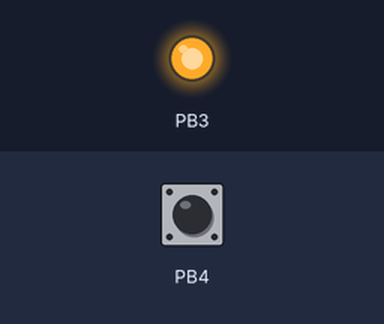
Recording of a program running on a simulated ATtiny85, built with avr-gcc and emulated at 1 MHz. Parts: output pins drawn as LEDs (lit = HIGH). Dashed ring = blinking. Inputs (shaded band) come from the test bench; at power-on: PB4 HIGH.

Above: at 1.2 s.
1.3 s: PB4 pulsed LOW 5 times (0.12 s each, 0.3 s apart)
At 2.49 s:
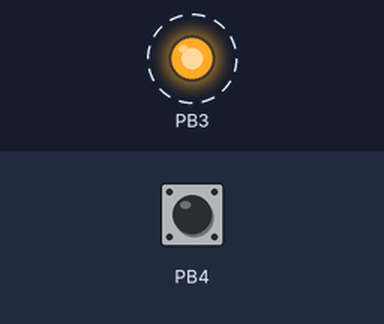
At 4.1 s:
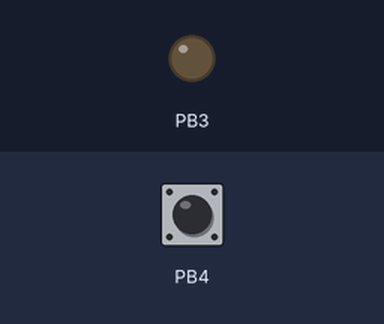
Timing chart, 0 to 5.6 s (numbered marks = the images above; inputs shaded):
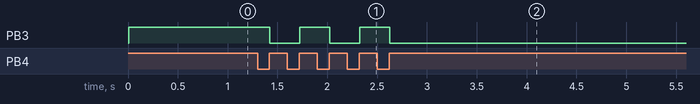

Measured:
- after the input at 1.3 s, PB3: alternates HIGH for 0.30 s and LOW for 0.30 s, 5 changes in all, then stays LOW, starting after 0.13 s

The program:

main.cpp
```cpp
/*
 * Michelsen_Assignment2-1.5.cpp
 *
 * Created: 9/10/2018 1:44:09 PM
 * Author : Brandon Michelsen
 */
#define F_CPU	1000000UL // 1 MHz

#define LED		0b00001000 // LED pin (PB3)
#define SWITCH	0b00010000 // Switch pin (PB4)

#include <avr/io.h>
#include <util/delay.h>

// Function prototypes
bool debounce(uint8_t pin_num, bool prev_state); // Function for debouncing a switch
void digital_write(uint8_t pin_num, bool value); // Function for writing a digital value to a pin

int main(void)
{
	// Set inputs and outputs
	DDRB |= LED; // Set LED as an output
	DDRB &= ~SWITCH; // Set SWITCH as an input

	// Declare local variables
	bool current_state = 0; // Variable for reading the button's current state
	bool last_state = 0; // Variable for reading the previous state of the button
	bool led_on = 0; // Variable for turning on/off the LED

    // Run infinitely
    while (1)
    {
		// Read the current button state
		current_state = debounce(LED, last_state);

		// Check for the button being pressed
		if (current_state == 1 && last_state == 0)
			led_on = !led_on; // Toggle the LED

		// Reset the previous state
		last_state = current_state;

		// Write the LED state
		digital_write(LED, led_on);
    }

	return 0;
}

// Function definitions
bool debounce(uint8_t pin_num, bool prev_state)
{
	// Read the button state
	bool current = (PINB & SWITCH);

	// Check if it has changed state
	if (current != prev_state)
	{
		// Delay 5 ms
		_delay_ms(5);

		// Re-read the button
		current = (PINB & SWITCH);
	}

	// Return the value
	return current;
}

void digital_write(uint8_t pin_num, bool value)
{
	// Check the value
	if (value == 1)
		// If the value is one, set the pin to high
		PORTB |= pin_num;
	else
		// Otherwise, set the pin to low
		PORTB &= ~pin_num;
}
```
